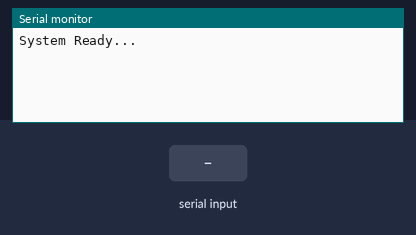
Bench run of a sketch on a simulated Arduino Uno, built with avr-gcc and run on an emulated ATmega328P. On the bench: the last lines printed to the serial monitor. The test bench sets the inputs (shaded band).

Above: at 1.2 s.
1.3 s: "1" received over the second serial link
At 1.8 s:
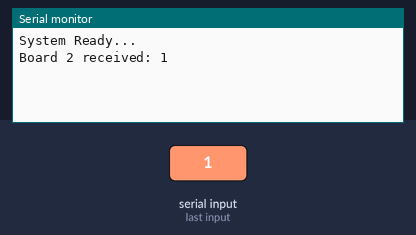
2.8 s: "0" received over the second serial link
At 4.0 s:
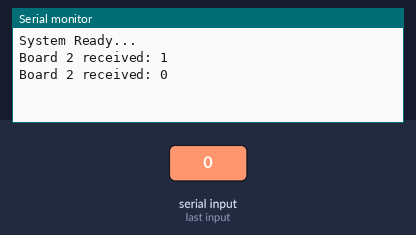
4.3 s: "2" received over the second serial link
At 5.3 s:
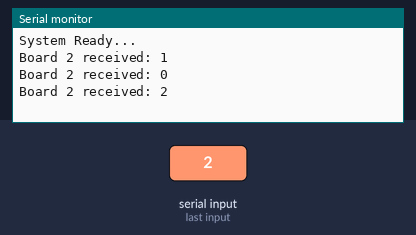

The sketch:

receiver2.ino
```cpp
#include <SoftwareSerial.h>
SoftwareSerial mySerial(2,3); // Rx,Tx

void setup(){
	Serial.begin(9600);
  	mySerial.begin(4800);
  	Serial.println("System Ready...");
}
/*
void  loop(){
  if(mySerial.available() > 0){
    String data = mySerial.readString();
    Serial.print("Board 2 recieved : ");
    Serial.println(data);
  }
}
*/

void loop() {
  // Check if even a single character has arrived
  if (mySerial.available() > 0) {

    Serial.print("Board 2 received: ");

    // While there is data in the buffer, read it char by char
    while (mySerial.available() > 0) {
      char c = mySerial.read();
      Serial.print(c);
      delay(2); // Tiny micro-delay to help simulation stability
    }

    Serial.println(); // Print a new line after the full message
  }
}
```

Measured:
- after the input at 1.3 s, the serial monitor: prints a new line at once (image 1)
- after the input at 2.8 s, the serial monitor: prints a new line at once (image 2)
- after the input at 4.3 s, the serial monitor: prints a new line at once (image 3)
